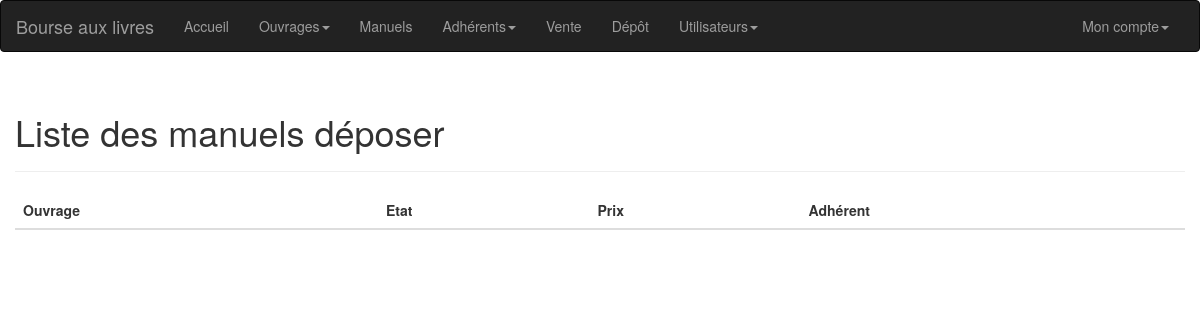
/manuels (signed in), run on an earlier commit of the app's database.
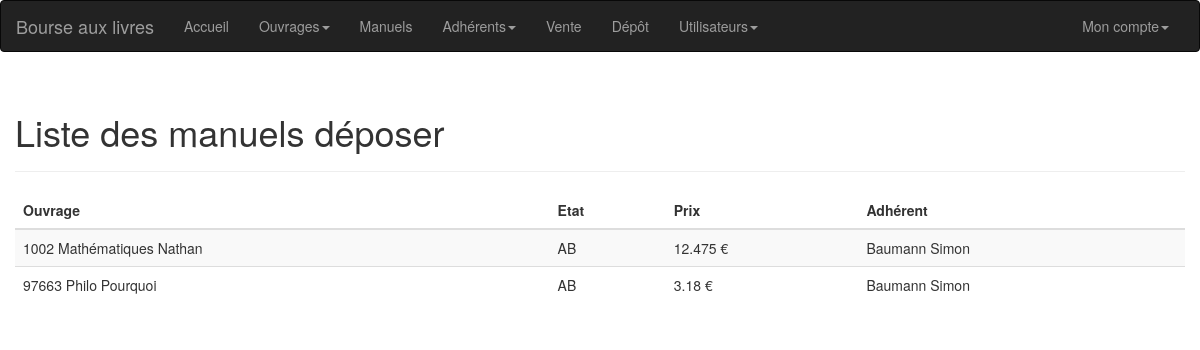
And on a later commit of the database.
### tables this page shows
CREATE TABLE `manuel` (
  `id` int(11) NOT NULL,
  `id_ouvrage` int(11) NOT NULL,
  `id_etat` int(11) NOT NULL,
  `prix` double NOT NULL,
  `id_adherent_depot` int(11) NOT NULL
);

CREATE TABLE `ouvrage` (
  `isbn` int(11) NOT NULL,
  `nom` varchar(255) NOT NULL,
  `type` varchar(255) NOT NULL,
  `editeur` varchar(255) NOT NULL,
  `classe` int(11) NOT NULL,
  `section` int(11) NOT NULL,
  `prix_neuf` double NOT NULL,
  `date_cotisation` varchar(255) NOT NULL
);

CREATE TABLE `etat` (
  `id` int(11) NOT NULL,
  `intitule` varchar(255) NOT NULL,
  `decote` double NOT NULL
);

CREATE TABLE `adherent` (
  `id` int(11) NOT NULL,
  `nom` varchar(255) NOT NULL,
  `prenom` varchar(255) NOT NULL,
  `adresse` varchar(255) NOT NULL,
  `ville` varchar(255) NOT NULL,
  `code_postal` varchar(255) NOT NULL,
  `date_cotisation` varchar(255) NOT NULL
);

### config/pages_existantes.php (called while the page is built, shortened)
<?php
	$pages_existantes = array(
			'erreur', 'accueil', 'deconnexion', 'ouvrages', 'ajouter_ouvrage',
			'supprimer_ouvrage', 'adherents', 'adherent', 'ajouter_adherent', 'supprimer_adherent',
			'depot', 'vente', 'connexion', 'deconnexion', 'mon_compte', 'ajouter_utilisateur', 'utilisateurs', 'utilisateur', 'supprimer_utilisateur', 'manuels'
		);
?>

### controleur/manuels.php (called while the page is built, shortened)
<?php
	require_once('modele/m_ouvrage.php');
	require_once('modele/m_manuel.php');
	require_once('modele/m_etat.php');
	require_once('modele/m_adherent.php');
	$m_ouvrage = new m_ouvrage($base_de_donnee);
	$m_manuel = new m_manuel($base_de_donnee);
	$m_etat = new m_etat($base_de_donnee);
	$m_adherent = new m_adherent($base_de_donnee);
	$nom_page = 'Liste des manuels déposer';
	$manuels = $m_manuel->lister_manuels();
?>

### modele/m_manuel.php (called while the page is built, shortened)
<?php
    class m_manuel{
		private $base_de_donnee;
		public function __construct($base_de_donnee){
			$this->base_de_donnee = $base_de_donnee;
		}
        public function lister_manuels(){
            $lister_manuels = $this->base_de_donnee->prepare('SELECT * FROM manuel');
            $lister_manuels->execute();
            $retour = $lister_manuels->fetchAll(PDO::FETCH_OBJ);
            return $retour;
        }
    }
?>

### modele/m_ouvrage.php (called while the page is built, shortened)
<?php
    class m_ouvrage{
		private $base_de_donnee;
		public function __construct($base_de_donnee){
			$this->base_de_donnee = $base_de_donnee;
		}
        public function get_ouvrage($isbn){
            $get_ouvrage = $this->base_de_donnee->prepare('SELECT * FROM ouvrage WHERE isbn = ?');
            $get_ouvrage->bindValue(1, $isbn, PDO::PARAM_INT);
            $get_ouvrage->execute();
            $retour = $get_ouvrage->fetch(PDO::FETCH_OBJ);
            return $retour;
        }
    }
?>

### modele/m_etat.php (called while the page is built, shortened)
<?php
    class m_etat{
		private $base_de_donnee;
		public function __construct($base_de_donnee){
			$this->base_de_donnee = $base_de_donnee;
		}
        public function get_etat($id){
            $get_etat = $this->base_de_donnee->prepare('SELECT * FROM etat WHERE id = ?');
            $get_etat->bindValue(1, $id, PDO::PARAM_INT);
            $get_etat->execute();
            $retour = $get_etat->fetch(PDO::FETCH_OBJ);
            return $retour;
        }
    }
?>

### modele/m_adherent.php (called while the page is built, shortened)
<?php
    class m_adherent{
		private $base_de_donnee;
		public function __construct($base_de_donnee){
			$this->base_de_donnee = $base_de_donnee;
		}
        public function get_adherent($id){
            $get_adherent = $this->base_de_donnee->prepare('SELECT * FROM adherent WHERE id = ?');
            $get_adherent->bindValue(1, $id, PDO::PARAM_INT);
            $get_adherent->execute();
            $retour = $get_adherent->fetch(PDO::FETCH_OBJ);
            return $retour;
        }
    }
?>

### vue/manuels.php (the view)
<div class="container">
    <div class="row">
    	<div class="page-header">
		    <h1><?php echo $nom_page; ?></h1>
		</div>
		<table class="table table-striped">
			<thead>
				<tr>
					<th>Ouvrage</th>
					<th>Etat</th>
					<th>Prix</th>
					<th>Adhérent</th>
				</tr>
			</thead>
			<?php
				foreach ($manuels as $manuel) {
					echo '
							<tr>
								<td>' . $m_ouvrage->get_ouvrage($manuel->id_ouvrage)->isbn . ' ' . $m_ouvrage->get_ouvrage($manuel->id_ouvrage)->nom . ' ' . $m_ouvrage->get_ouvrage($manuel->id_ouvrage)->editeur . '</td>
								<td>' . $m_etat->get_etat($manuel->id_etat)->intitule . '</td>
								<td>' . $manuel->prix . ' €</td>
								<td>' . $m_adherent->get_adherent($manuel->id_adherent_depot)->nom .' ' . $m_adherent->get_adherent($manuel->id_adherent_depot)->prenom . '</td>
							</tr>
					';
				}
			?>
		</table>
    </div>
</div>

### index.php (shortened to what this page needs)
<?php
	require_once('config/const.php');
	if(isset($_GET['url'])){
		$url = $_GET['url'];
	} else {
		$url = '';
	}
	$page = PAGE_DEFAUT;
	$urlTableau = explode(DS, $url, 2);
	if(isset($urlTableau[0]) && !empty($urlTableau[0])) $page = $urlTableau[0];
    if (file_exists('controleur/'.$page.'.php') && file_exists('vue/'.$page.'.php') && in_array($page, $pages_existantes)){
		include('controleur/'.$page.'.php');
		include('vue/header.php');
		include('vue/'.$page.'.php');
		include('vue/footer.php');
    }else if(file_exists('webservices/'.$page.'.php') && in_array($page, $web_services_existants)){
    	include('webservices/'.$page.'.php');
    }else{
		include('controleur/erreur.php');
		include('vue/header.php');
		include('vue/erreur.php');
		include('vue/footer.php');
    }
?>

### vue/header.php (shortened to what this page needs)
<!DOCTYPE html>
<html lang="fr">
	<head>
		<link rel="stylesheet" href="<?php echo BOOTSTRAP_CSS;?>">
		<link rel="stylesheet" href="<?php echo STYLE_CSS;?>">
	</head>
	<body>
	<?php
		if(isset($_SESSION) && $_SESSION['id'] != -1) {
	?>
		<nav class="navbar navbar-inverse">
			<div class="container-fluid">
				<div class="navbar-header">
					<a class="navbar-brand" href="#">Bourse aux livres</a>
				</div>
				<div class="collapse navbar-collapse" id="bs-example-navbar-collapse-1">
					<ul class="nav navbar-nav">
						<li><a href="<?php echo ADRESSE_ABSOLUE_URL . 'accueil'; ?>">Accueil</a></li>
						<li class="dropdown">
							<a href="#" class="dropdown-toggle" data-toggle="dropdown" role="button" aria-haspopup="true" aria-expanded="false">Ouvrages<span class="caret"></span></a>
						</li>
						<li><a href="<?php echo ADRESSE_ABSOLUE_URL . 'manuels'; ?>">Manuels</a></li>
						<li class="dropdown">
							<a href="#" class="dropdown-toggle" data-toggle="dropdown" role="button" aria-haspopup="true" aria-expanded="false">Adhérents<span class="caret"></span></a>
						</li>
						<li><a href="<?php echo ADRESSE_ABSOLUE_URL . 'vente'; ?>">Vente</a></li>
						<li><a href="<?php echo ADRESSE_ABSOLUE_URL . 'depot'; ?>">Dépôt</a></li>
					<?php
						if($_SESSION['is_admin'] == 1){
					?>
						<li class="dropdown">
							<a href="#" class="dropdown-toggle" data-toggle="dropdown" role="button" aria-haspopup="true" aria-expanded="false">Utilisateurs<span class="caret"></span></a>
						</li>
					<?php
						}
					?>
					</ul>
					<ul class="nav navbar-nav navbar-right">
						<li class="dropdown">
							<a href="#" class="dropdown-toggle" data-toggle="dropdown" role="button" aria-haspopup="true" aria-expanded="false">Mon compte<span class="caret"></span></a>
						</li>
					</ul>
				</div>
			</div>
		</nav>
	<?php
		}
	?>

### vue/footer.php (shortened to what this page needs)
	</body>
</html>

What changed in the data, as far as the page shows it:
added manuel: id_ouvrage "1002", id_ouvrage.nom "Mathématiques", id_ouvrage.editeur "Nathan", id_etat.intitule "AB", prix "12.475", id_adherent_depot.nom "Baumann", id_adherent_depot.prenom "Simon"
added manuel: id_ouvrage "97663", id_ouvrage.nom "Philo", id_ouvrage.editeur "Pourquoi", id_etat.intitule "AB", prix "3.18", id_adherent_depot.nom "Baumann", id_adherent_depot.prenom "Simon"
